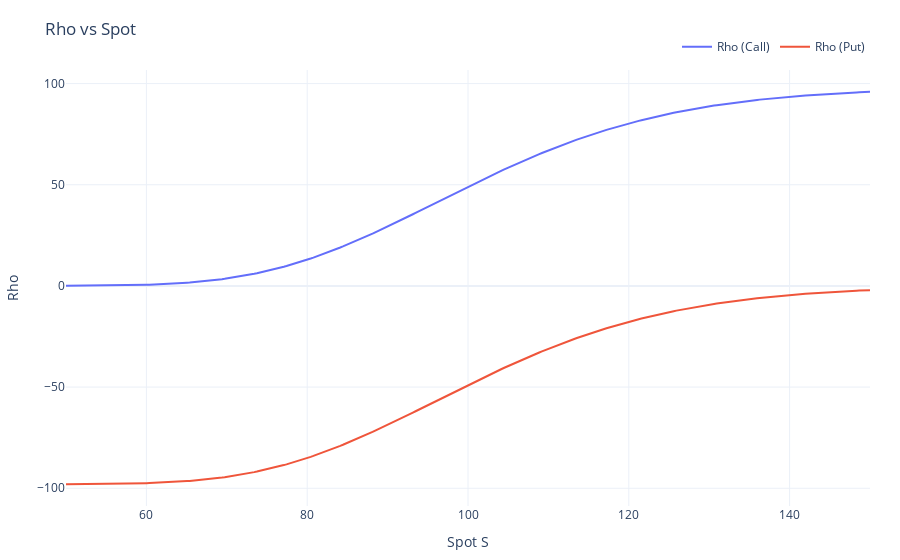

The code cell stored with this chart in its notebook:
### Markdown cell above
#### Rho vs Spot

Rho measures sensitivity to the interest rate. It is often small for short-dated equity options but becomes relevant for long maturities and rates products.

### Code cell
rho_call_vals = [rho_call(S, **params) for S in S_grid]
rho_put_vals  = [rho_put(S, **params) for S in S_grid]

fig = multi_line_plot(
    S_grid,
    {"Rho (Call)": rho_call_vals, "Rho (Put)": rho_put_vals},
    title="Rho vs Spot",
    xlab="Spot S",
    ylab="Rho"
)
fig.show()

### Figure 1 — Plotly figure (JSON) as saved in the notebook; plotly's stock layout.template omitted (floating-point values rounded to 4 significant figures; data arrays with more than 128 entries replaced by an {"elided": "..."} marker saying what was removed)
{"data": [{"mode": "lines", "name": "Rho (Call)", "type": "scatter", "x": {"elided": "300 float values"}, "y": {"elided": "300 float values"}}, {"mode": "lines", "name": "Rho (Put)", "type": "scatter", "x": {"elided": "300 float values"}, "y": {"elided": "300 float values"}}], "layout": {"legend": {"orientation": "h", "x": 1, "xanchor": "right", "y": 1.02, "yanchor": "bottom"}, "margin": {"b": 50, "l": 50, "r": 30, "t": 70}, "title": {"text": "Rho vs Spot"}, "xaxis": {"title": {"text": "Spot S"}}, "yaxis": {"title": {"text": "Rho"}}}}
